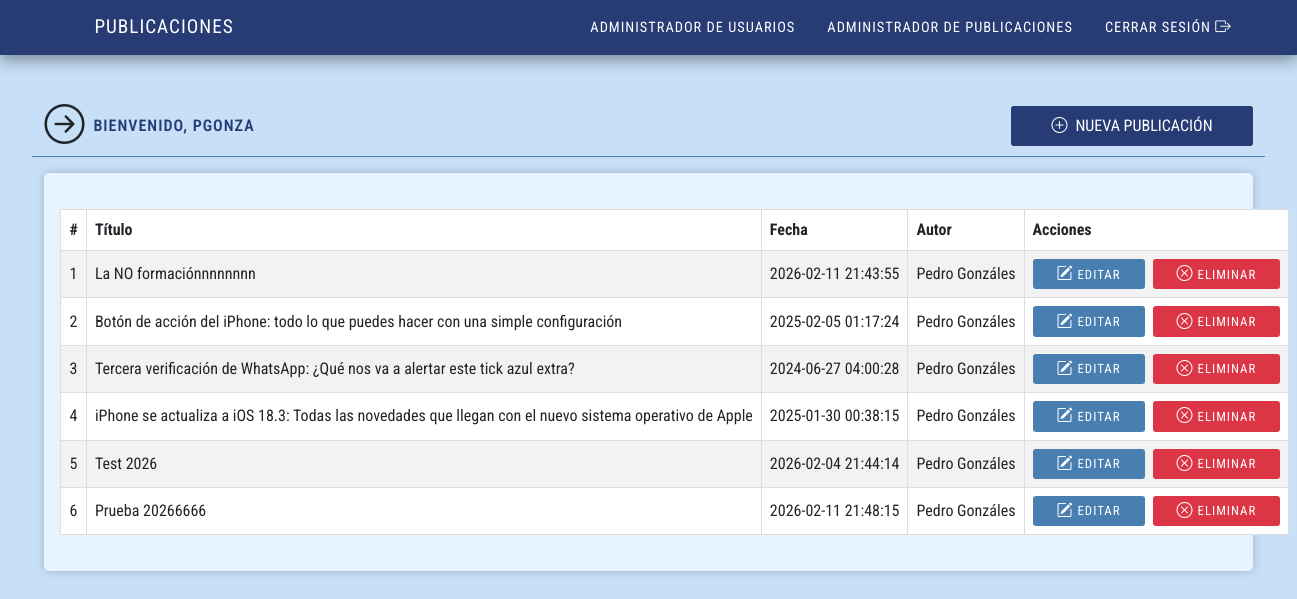
/admin/admin_list.php (signed in), run on the app's committed database.
### tables this page shows
CREATE TABLE `posts` (
  `post_id` int NOT NULL AUTO_INCREMENT,
  `title` varchar(255) NOT NULL,
  `content` text NOT NULL,
  `author_id` int DEFAULT NULL,
  `publish_date` timestamp NULL DEFAULT CURRENT_TIMESTAMP,
  `excerpt` text NOT NULL,
  PRIMARY KEY (`post_id`),
  KEY `author_id` (`author_id`),
  CONSTRAINT `posts_ibfk_1` FOREIGN KEY (`author_id`) REFERENCES `users` (`user_id`)
);

CREATE TABLE `users` (
  `user_id` int NOT NULL AUTO_INCREMENT,
  `username` varchar(50) NOT NULL,
  `email` varchar(100) NOT NULL,
  `password_hash` varchar(255) NOT NULL,
  `full_name` varchar(100) NOT NULL,
  PRIMARY KEY (`user_id`),
  UNIQUE KEY `username` (`username`),
  UNIQUE KEY `email` (`email`)
);

### class/config.php (called while the page is built)
<?php
    $host     = "localhost";
    $username = "root";
    $password = "";
    $dbaname  = "mi_blog";
    $baseUrlfront = "http://localhost/proyecto-cms";
    $baseUrlAdmin = "http://localhost/proyecto-cms/admin";
?>

### class/db.php (called while the page is built, shortened)
<?php
 class db{
    protected $connection;
    protected $query;
    public function __construct( $dbhost = 'localhost', $dbuser = 'root', $dbpass = '', $dbname = '', $charset = 'utf8' ){
        $this->connection = new mysqli( $dbhost, $dbuser, $dbpass, $dbname );
        $this->connection->set_charset($charset);
    }
    public function query($query){
        if ( $this->query = $this->connection->prepare($query) ) {
            $this->query->execute();
        } else {
            $this->error('No se puede preparar la declarción de MySQL (revisa tu sintaxis) - ' . $this->connection->error);
        }
        return $this;
    }
    public function fetchAll($callback = null){
        $params = array();
        $row = array();
        $meta = $this->query->result_metadata();
        while ($field = $meta->fetch_field()) {
            $params[] = & $row[$field->name];
        }
        call_user_func_array(array($this->query, 'bind_result'), $params);
        $result = array();
        while ($this->query->fetch()) {
            $r = array();
            foreach ($row as $key => $val) {
                $r[$key] = $val;
            }
            if ($callback != null && is_callable($callback)) {
                $value = call_user_func($callback, $r);
                if ($value == 'break')
                    break;
            } else {
                $result[] = $r;
            }
        }
        return $result;
    }
}
?>

### admin/admin_list.php (the view, shortened to what this page needs)
    <?php
        include_once('includes/header.php');
        include_once('../class/config.php');
        include_once('../class/db.php');
        $conn = new db( $host, $username, $password, $dbaname );
        $articulos = $conn->query('SELECT * FROM posts INNER JOIN users ON posts.author_id = users.user_id')->fetchAll();
    ?>
    <main class="container">
        <h1>Administrador de publicaciones</h1>
        <div class="row">
            <div
                class="col-12 d-flex justify-content-between align-items-center mt-5 mb-3 border-bottom border-dark-subtle">
                <div class="d-flex justify-content-between align-items-center info__user"><i
                        class="bi bi-arrow-right-circle"></i><span>Bienvenido, <?php echo $_SESSION["username"];?></span></div>
                <a href="admin_insertar.php" class="btn-secondary"><i class="bi bi-plus-circle me-2"></i>Nueva publicación</a>
            </div>
        </div>
        <div class="wrapperTable">
            <table class="">
                <thead>
                    <tr>
                        <th>#</th>
                        <th>Título</th>
                        <th>Fecha</th>
                        <th>Autor</th>
                        <th>Acciones</th>
                    </tr>
                </thead>
                <tbody>
                <?php
                        function parImpar($numero){
                            return $numero % 2 == 0 ? ' class="par"' : ' class="impar"';
                        }
                        foreach ( $articulos as $indice => $articulo ) {
                            $num = $indice+1;
                            echo "<tr ".parImpar($indice).">";
                            echo "<td>$num</td>
                           <td>{$articulo['title']}</td>
                           <td>{$articulo['publish_date']}</td>
                           <td>{$articulo['full_name']}</td>
                        <td>
                            <div class='buttonAction'>
                                <a href='admin_editar.php?id={$articulo['post_id']}' class='btn-edit'><i class='bi bi-pencil-square me-1'></i>Editar</a>
                                <a href='#' class='btn-delete' data-bs-toggle='modal' data-bs-target='#eliminarPublicacion-{$articulo['post_id']}'><i class='bi bi-x-circle me-1'></i>Eliminar</a>
                            </div>
                        </td>";
                        }
                ?>
<?php include_once('includes/footer.php');?>

### admin/includes/header.php (shortened to what this page needs)
<?php
    include_once '../class/config.php';
?>
<!DOCTYPE html>
<html lang="en">
<head>
    <link href="https://cdn.jsdelivr.net/npm/bootstrap@5.3.2/dist/css/bootstrap.min.css" rel="stylesheet"
>
    <link rel="stylesheet" href="https://cdn.jsdelivr.net/npm/bootstrap-icons@1.11.2/font/bootstrap-icons.min.css">
    <link href="https://cdn.datatables.net/v/bs5/jq-3.7.0/dt-2.0.5/datatables.min.css" rel="stylesheet">
    <link rel="stylesheet" href="<?= htmlspecialchars($baseUrlfront) ?>/assets/css/main.css?version=<?php echo time();?>">
</head>
<body>
    <header>
        <nav class="navbar">
            <div class="container containerNavAdmin">
                <a class="navbar-brand text-uppercase" href="<?= htmlspecialchars($baseUrlAdmin) ?>/admin_list.php">
                    <span> Publicaciones </span>
                </a>
                <ul class="lista">
                    <li>
                         <a class="navbar__registrarse" href="admin-usuarios.php">administrador de usuarios</a>
                    </li>
                    <li>
                         <a class="navbar__registrarse" href="admin.php">administrador de publicaciones</a>
                    </li>
                    <li>
                         <a class="navbar__registrarse" href="logout.php">Cerrar Sesión <i class="bi bi-box-arrow-right"></i> </a>
                    </li>
                </ul>
            </div>
        </nav>
    </header>

### admin/includes/footer.php (shortened to what this page needs)
</body>
</html>

### assets/css/main.css (style rules this page uses)
body { background-color: #c7e0f8; font-family: "Roboto Condensed", sans-serif; }
h1, h2, h3, h4, h5, h6 { margin: 0; padding: 0; font-family: "Roboto Condensed", sans-serif; }
.wrapperTable { background-color: #e7f3ff; padding: 1rem; border-radius: 5px; box-shadow: 0 0 10px rgba(0, 0, 0, 0.2); }
.info__user { font-size: 1rem; color: #273c75; text-transform: uppercase; font-weight: 600; letter-spacing: 1px; }
.info__user i { font-size: 2.5rem; color: #212529; margin-right: 0.5rem; }
.containerNavAdmin { display: flex; justify-content: space-between; align-items: center; }
.navbar-brand { color: #fff; font-size: 1.2rem; font-weight: 400; letter-spacing: 1px; text-decoration: none; transition: all 0.3s ease-in-out; display: flex; justify-content: center; align-items: center; }
.navbar { background-color: #273c75 !important; background-color: linear-gradient(180deg, rgb(39, 60, 117) 0%, rgb(25, 42, 86) 99%) !important; position: fixed; top: 0; left: 0; width: 100%; box-shadow: 0 5px 15px rgba(0, 0, 0, 0.4); z-index: 999; }
.navbar__registrarse { color: #fff; text-decoration: none; text-transform: uppercase; letter-spacing: 1px; font-weight: 400; font-size: 0.9rem; transition: all 0.3s ease-in-out; }
.navbar__registrarse i { font-size: 0.97rem; margin-right: 0.3rem; color: white; }
.btn-secondary { color: #fff; background-color: #273c75; border-color: #273c75; transition: all 0.3s ease-in-out; border-radius: 3px; text-transform: uppercase; padding: 0.5rem 2.5rem; text-decoration: none; }
@media only screen and (min-width: 320px) { .btn-secondary { color: #fff; background-color: #273c75; border-color: #273c75; transition: all 0.3s ease-in-out; border-radius: 3px; text-transform: uppercase; padding: 0.5rem 2.5rem; text-decoration: none; display: block; margin: 0 auto; max-width: 200px; } }
@media only screen and (min-width: 768px) { .btn-secondary { color: #fff; background-color: #273c75; border-color: #273c75; transition: all 0.3s ease-in-out; border-radius: 3px; text-transform: uppercase; padding: 0.5rem 2.5rem; text-decoration: none; display: inline-block; margin: 0; max-width: 100%; } }
.btn-delete { color: #fff; background-color: #dc3545; border-color: #dc3545; transition: all 0.3s ease-in-out; border-radius: 3px; text-transform: uppercase; padding: 0.2rem 1.5rem; text-decoration: none; font-size: 0.8rem !important; text-transform: uppercase; letter-spacing: 1px; width: 100%; display: flex; justify-content: center; align-items: center; }
.btn-edit { color: #fff; background-color: #487eb0; border-color: #487eb0; transition: all 0.3s ease-in-out; border-radius: 3px; text-transform: uppercase; padding: 0.2rem 1.5rem; text-decoration: none; font-size: 0.8rem !important; text-transform: uppercase; letter-spacing: 1px; display: block; width: 100%; }
.border-dark-subtle { border-color: #487eb0 !important; }
.buttonAction { display: flex; justify-content: center; align-items: center; gap: 0.5rem; }
.buttonAction a { color: #fff; text-decoration: none; font-size: 1rem; transition: all 0.3s ease-in-out; display: flex; justify-content: center; align-items: center; }
.buttonAction a i { margin-right: 0.5rem; font-size: 1rem; display: inline; }
table { border-collapse: collapse; width: 100%; margin: 20px auto; background-color: #fff; }
th, td { border: 1px solid #ddd; padding: 8px; text-align: left; white-space: nowrap; }
.par { background-color: #f2f2f2; }
.impar { background-color: #ffffff; }
.lista { list-style-type: none; display: flex; justify-content: center; align-items: center; margin: 0; }
ul.lista li { margin: 0 1rem; }
body { margin: 0; }
.container { max-width: 95%; height: auto; margin: 0 auto; }

### data on the page
posts: num "1", title "La NO formaciónnnnnnnn", publish_date "2026-02-11 21:43:55", author.full_name "Pedro Gonzáles"
posts: num "2", title "Botón de acción del iPhone: todo lo que puedes hacer con una simple configuración", publish_date "2025-02-05 01:17:24", author.full_name "Pedro Gonzáles"
posts: num "3", title "Tercera verificación de WhatsApp: ¿Qué nos va a alertar este tick azul extra?", publish_date "2024-06-27 04:00:28", author.full_name "Pedro Gonzáles"
posts: num "4", title "iPhone se actualiza a iOS 18.3: Todas las novedades que llegan con el nuevo sistema operativo de Apple", publish_date "2025-01-30 00:38:15", author.full_name "Pedro Gonzáles"
posts: num "5", title "Test 2026", publish_date "2026-02-04 21:44:14", author.full_name "Pedro Gonzáles"
posts: num "6", title "Prueba 20266666", publish_date "2026-02-11 21:48:15", author.full_name "Pedro Gonzáles"

### other printed values
$_SESSION["username"] "PGONZA"
